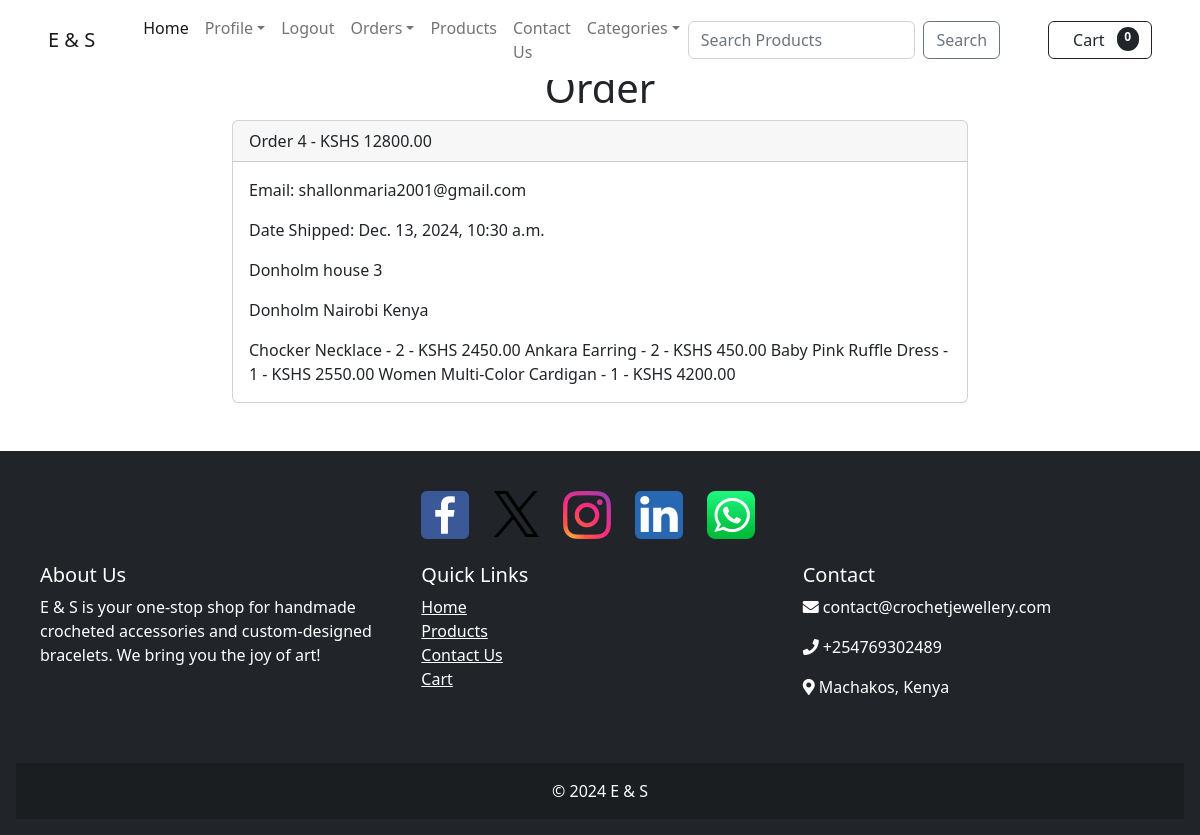
Page /payment/orders/4 (signed in) on the committed database.
### payment/models.py (models this page shows, shortened)
class Order(models.Model):
    user = models.ForeignKey(
        User,
        on_delete=models.CASCADE,
        null=True,
        blank=True,
    )
    full_name = models.CharField(max_length=100)
    email = models.EmailField(max_length=100)
    shipping_address = models.TextField(max_length=15000)
    amount_paid = models.DecimalField(decimal_places=2, max_digits=10)
    date_ordered = models.DateTimeField(auto_now_add=True)
    shipped = models.BooleanField(default=False)
    date_shipped = models.DateTimeField(blank=True, null=True)

class OrderItem(models.Model):
    order = models.ForeignKey(
        Order,
        on_delete=models.CASCADE,
        null=True
    )
    product = models.ForeignKey(
        Product,
        on_delete=models.CASCADE,
        null=True
    )
    user = models.ForeignKey(
        User,
        on_delete=models.CASCADE,
        null=True,
        blank=True,
    )
    quantity = models.PositiveBigIntegerField(default=1)
    price = models.DecimalField(decimal_places=2, max_digits=10)

### my_app/models.py (models this page shows)
class Product(models.Model):
    name = models.CharField(max_length=50)
    description = models.CharField(max_length=250, default="", blank=True, null=True)
    price = models.DecimalField(default=0, max_digits=10, decimal_places=2)
    image = models.ImageField(upload_to='products/images/')
    category = models.ForeignKey(Category, related_name='products', on_delete=models.CASCADE)
    created_at = models.DateTimeField(auto_now_add=True)
    updated_at = models.DateTimeField(auto_now=True)
    is_new = models.BooleanField(default=False)
    def __str__(self):
        return self.name
    class Meta:
        ordering = ['category']
        db_table = 'product'
        verbose_name_plural = 'Products'

### payment/views.py (the view)
# urls.py: path('orders/<int:pk>', views.orders, name='orders'),
def orders(request, pk):
    order = Order.objects.get(id=pk)
    items = OrderItem.objects.filter(order=pk)
    if request.user.is_authenticated and request.user.is_superuser:
        return render(request, 'payment/orders.html', {'order': order, 'items': items})
    else:
        messages.error(request, "Access Denied!!")
        return redirect('home')

### cart/cart.py (called while the page is built)
    def __len__(self):
        return len(self.cart)

### cart/context_processors.py (called while the page is built)
def cart(request):
    return {'cart': Cart(request)}

### payment/templates/payment/orders.html (shortened to what this page needs)
{% extends 'master.html' %}
{% block content %}
    <div class="container mb-5">
    <h1 class="text-center">Order</h1>
    <div class="row">
        <div class="col-8 m-auto">
            <div class="card">
                <div class="card-header">
                    Order {{ order.id }} - KSHS {{ order.amount_paid }}
                </div>
                <div class="card-body">
                    <p>Email: {{ order.email }}</p>
                    {% if order.date_shipped %}
                    <p>Date Shipped: {{ order.date_shipped }}</p>
                    {% else %}
                    <p>Date Ordered: {{ order.date_ordered }}</p>
                    {% endif %}
                    <p>{{ order.full_name }}</p>
                    <p>{{ order.shipping_address }}</p>
                {% for item in items %}
                    {{ item.product }} - {{ item.quantity }} - KSHS {{ item.price }}
                {% endfor %}
                </div>
            </div>
        </div>
    </div>
    </div>
{% endblock %}

### rows in the picture
Order: id "4", amount_paid "12800.00", email "shallonmaria2001@gmail.com", date_shipped "Dec. 13, 2024, 10:30 a.m.", full_name "Donholm house 3", shipping_address "Donholm Nairobi Kenya"
OrderItem: product "Chocker Necklace", quantity "2", price "2450.00"
OrderItem: product "Ankara Earring", quantity "2", price "450.00"
OrderItem: product "Baby Pink Ruffle Dress", quantity "1", price "2550.00"
OrderItem: product "Women Multi-Color Cardigan", quantity "1", price "4200.00"

### other values in the picture
{{ cart|length }} "0"
